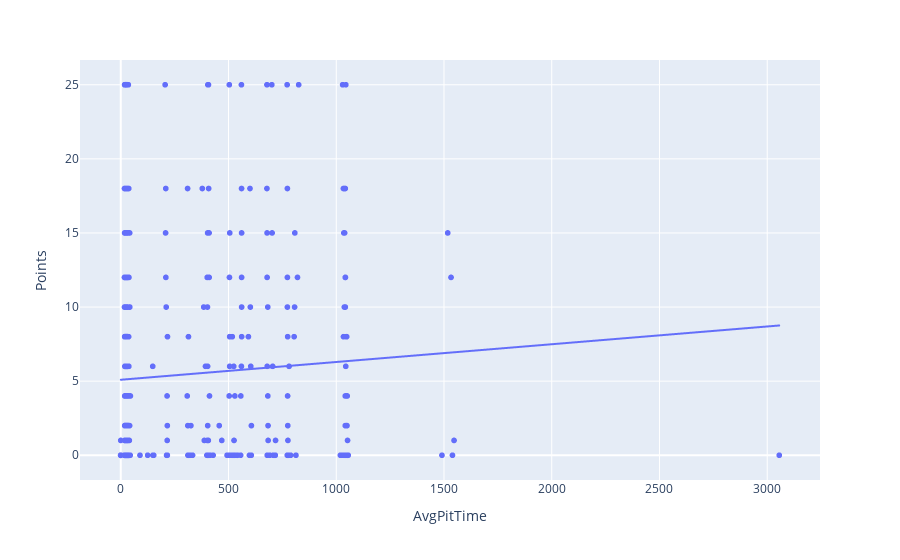

Notebook cell for this chart:
### Code cell
fig = px.scatter(df, y="Points", x="AvgPitTime", trendline="ols")
fig.update_layout(barmode="group")
fig.show()

### Figure 1 — Plotly figure (JSON) as saved in the notebook; plotly's stock layout.template omitted (floating-point values rounded to 4 significant figures; data arrays with more than 128 entries replaced by an {"elided": "..."} marker saying what was removed)
{"data": [{"hovertemplate": "AvgPitTime=%{x}<br>Points=%{y}<extra></extra>", "legendgroup": "", "marker": {"color": "#636efa", "symbol": "circle"}, "mode": "markers", "name": "", "showlegend": false, "type": "scattergl", "x": {"elided": "1547 float values"}, "xaxis": "x", "y": {"elided": "1547 int values"}, "yaxis": "y"}, {"hovertemplate": "<b>OLS trendline</b><br>Points = 0.00119838 * AvgPitTime + 5.09373<br>R<sup>2</sup>=0.001559<br><br>AvgPitTime=%{x}<br>Points=%{y} <b>(trend)</b><extra></extra>", "legendgroup": "", "marker": {"color": "#636efa", "symbol": "circle"}, "mode": "lines", "name": "", "showlegend": false, "type": "scattergl", "x": {"elided": "1547 float values"}, "xaxis": "x", "y": {"elided": "1547 float values"}, "yaxis": "y"}], "layout": {"barmode": "group", "legend": {"tracegroupgap": 0}, "margin": {"t": 60}, "xaxis": {"anchor": "y", "domain": [0, 1], "title": {"text": "AvgPitTime"}}, "yaxis": {"anchor": "x", "domain": [0, 1], "title": {"text": "Points"}}}}
